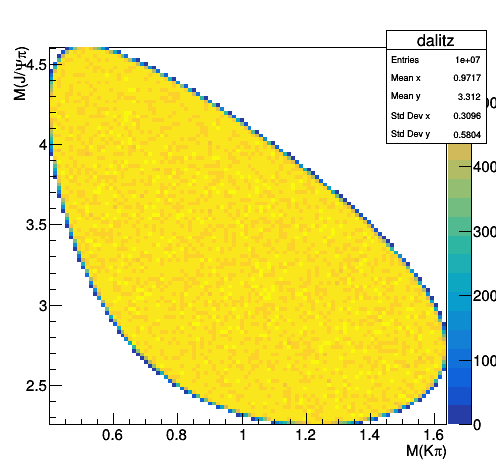
#> input picture examples/PHSP.png, 496 x 472 px
$ python -i image.py   (imports and definitions only)
#> lines starting #> are read from the running program, lines starting #| are printed output that depends on the picture
from __future__ import annotations

# [1 line that did not run here, left out]

import sys
import typing

from plumbum import cli, colors

from .termsize import get_terminal_size

if typing.TYPE_CHECKING:
    import PIL.Image


# [76 lines that did not run here, left out]


# [22 lines that did not run here, left out]


__all__ = [
    "Image",
    "ShowImageApp",
]


def __dir__() -> list[str]:
    return list(__all__)


# [2 lines not run here, left out]

>>> import cv2
>>> picture = cv2.imread('../../examples/PHSP.png', cv2.IMREAD_GRAYSCALE)
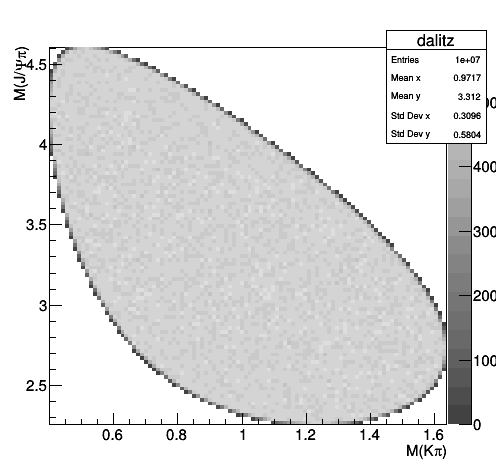
#> picture: shape (472, 496); min 0, max 255, mean 225.9
#> (the run stopped early here; a loop or call above may not have finished)
